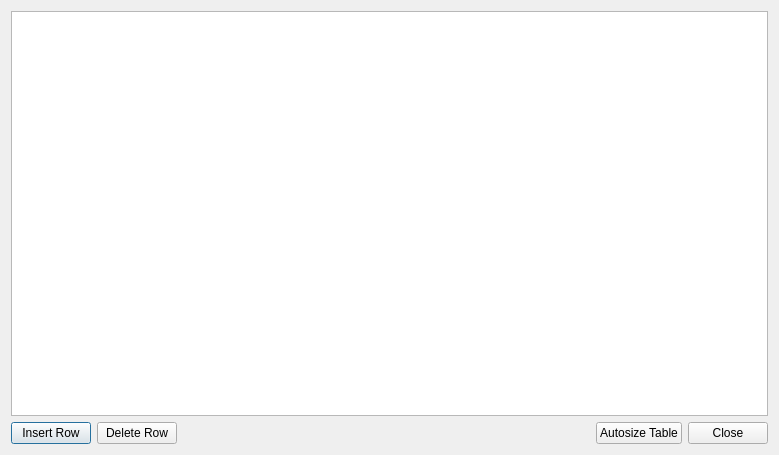
<?xml version="1.0" encoding="UTF-8"?>
<ui version="4.0">
 <class>Dialog</class>
 <widget class="QDialog" name="Dialog">
  <property name="windowModality">
   <enum>Qt::NonModal</enum>
  </property>
  <property name="geometry">
   <rect>
    <x>0</x>
    <y>0</y>
    <width>779</width>
    <height>455</height>
   </rect>
  </property>
  <property name="windowTitle">
   <string>Values</string>
  </property>
  <property name="modal">
   <bool>false</bool>
  </property>
  <layout class="QGridLayout" name="gridLayout">
   <item row="6" column="1" colspan="2">
    <layout class="QHBoxLayout" name="horizontalLayout">
     <item>
      <widget class="QPushButton" name="pushButtonInsert">
       <property name="text">
        <string>Insert Row</string>
       </property>
      </widget>
     </item>
     <item>
      <widget class="QPushButton" name="pushButtonDelete">
       <property name="text">
        <string>Delete Row</string>
       </property>
      </widget>
     </item>
     <item>
      <spacer name="horizontalSpacer">
       <property name="orientation">
        <enum>Qt::Horizontal</enum>
       </property>
       <property name="sizeHint" stdset="0">
        <size>
         <width>40</width>
         <height>20</height>
        </size>
       </property>
      </spacer>
     </item>
     <item>
      <widget class="QPushButton" name="pushButtonAutosize">
       <property name="text">
        <string>Autosize Table</string>
       </property>
      </widget>
     </item>
     <item>
      <widget class="QPushButton" name="pushButtonClose">
       <property name="text">
        <string>Close</string>
       </property>
      </widget>
     </item>
    </layout>
   </item>
   <item row="0" column="1" colspan="2">
    <widget class="QTableWidget" name="tableWidgetDisplay"/>
   </item>
  </layout>
 </widget>
 <tabstops>
  <tabstop>pushButtonClose</tabstop>
 </tabstops>
 <resources/>
 <connections/>
</ui>
